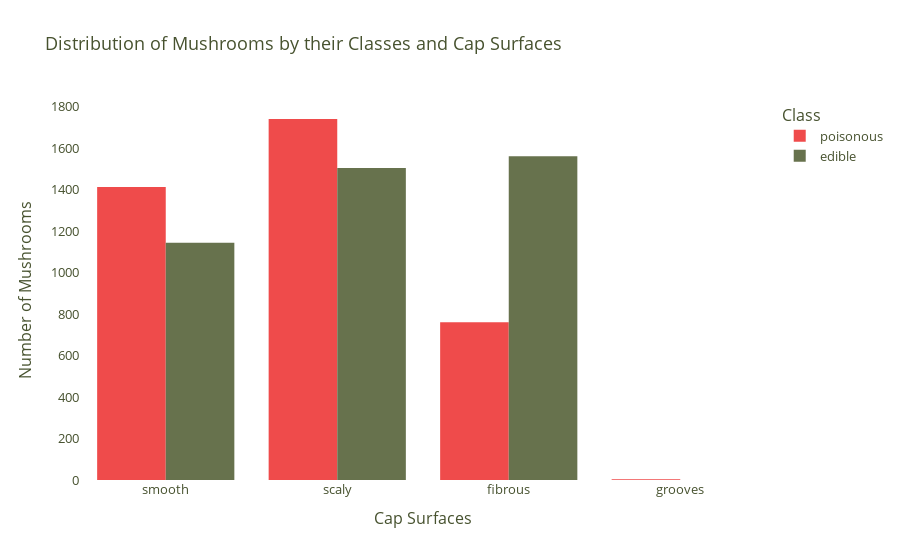

Here is the notebook cell this chart was saved with:
### Code cell
pie = px.pie(df, names="Class", color_discrete_sequence=['#67724d','#EF4B4B'])
pie.update_traces(textinfo='percent+label')
pie.update_layout(title_text='Edible vs Poisonous', font=dict(size=13), font_color='#47522f',
                  plot_bgcolor='rgba(0, 0, 0, 0)',paper_bgcolor='rgba(0, 0, 0, 0)')

fig = px.histogram(df, y='cap_color',color='Class', orientation='h', labels={'cap_color':'Cap Colors'},
title='Distribution of Mushrooms by their Classes and Cap Colors', color_discrete_sequence=['#EF4B4B','#67724d'])
fig.update_layout(font=dict(size=13), xaxis_title='Number of Mushrooms', font_color='#47522f',
                  plot_bgcolor='rgba(0, 0, 0, 0)',paper_bgcolor='rgba(0, 0, 0, 0)')

his = px.histogram(df, x='bruises',color='Class',barmode='group', color_discrete_sequence=['#EF4B4B','#67724d'],
labels={'bruises':'Bruises'}, title='Distribution of Mushrooms by Bruises')
his.update_layout(yaxis_title='Number of Mushrooms', font=dict(size=13), font_color='#47522f',
                  plot_bgcolor='rgba(0, 0, 0, 0)',paper_bgcolor='rgba(0, 0, 0, 0)')

fig2 = px.histogram(df, x='cap_surface',color='Class', barmode='group', labels={'cap_surface':'Cap Surfaces'},
title='Distribution of Mushrooms by their Classes and Cap Surfaces', color_discrete_sequence=['#EF4B4B','#67724d'])
fig2.update_layout(font=dict(size=13), yaxis_title='Number of Mushrooms', font_color='#47522f',
                  plot_bgcolor='rgba(0, 0, 0, 0)',paper_bgcolor='rgba(0, 0, 0, 0)')

### Figure 1 — Plotly figure (JSON) as saved in the notebook; plotly's stock layout.template omitted (floating-point values rounded to 4 significant figures; data arrays with more than 128 entries replaced by an {"elided": "..."} marker saying what was removed)
{"data": [{"alignmentgroup": "True", "bingroup": "x", "hovertemplate": "Class=poisonous<br>Cap Surfaces=%{x}<br>count=%{y}<extra></extra>", "legendgroup": "poisonous", "marker": {"color": "#EF4B4B", "pattern": {"shape": ""}}, "name": "poisonous", "offsetgroup": "poisonous", "orientation": "v", "showlegend": true, "type": "histogram", "x": {"elided": "3916 str values"}, "xaxis": "x", "yaxis": "y"}, {"alignmentgroup": "True", "bingroup": "x", "hovertemplate": "Class=edible<br>Cap Surfaces=%{x}<br>count=%{y}<extra></extra>", "legendgroup": "edible", "marker": {"color": "#67724d", "pattern": {"shape": ""}}, "name": "edible", "offsetgroup": "edible", "orientation": "v", "showlegend": true, "type": "histogram", "x": {"elided": "4208 str values"}, "xaxis": "x", "yaxis": "y"}], "layout": {"barmode": "group", "font": {"color": "#47522f", "size": 13}, "legend": {"title": {"text": "Class"}, "tracegroupgap": 0}, "paper_bgcolor": "rgba(0, 0, 0, 0)", "plot_bgcolor": "rgba(0, 0, 0, 0)", "title": {"text": "Distribution of Mushrooms by their Classes and Cap Surfaces"}, "xaxis": {"anchor": "y", "domain": [0, 1], "title": {"text": "Cap Surfaces"}}, "yaxis": {"anchor": "x", "domain": [0, 1], "title": {"text": "Number of Mushrooms"}}}}
